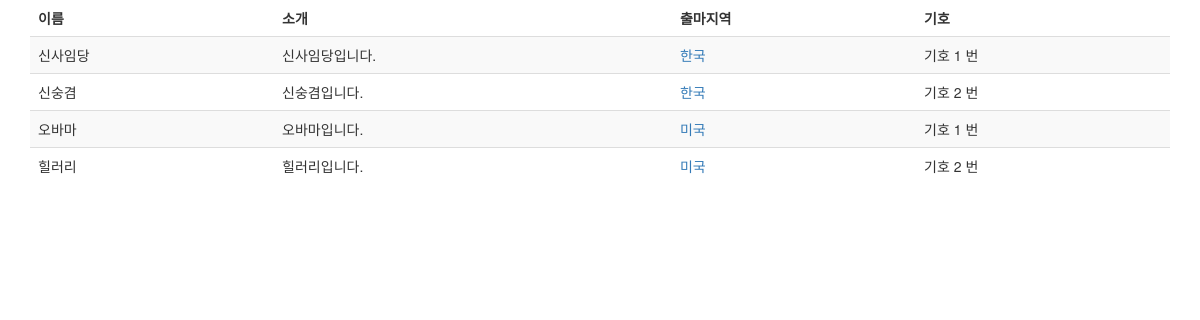
The page / on the database its author committed.
### elections/models.py (models this page shows, shortened)
class Candidate(models.Model):
    name = models.CharField(max_length=10)
    introduction = models.TextField()
    area = models.CharField(max_length=15)
    party_number = models.IntegerField(default=0)

### elections/views.py (the view)
# urls.py: url(r'^$', views.index),
def index(request):
    candidates = Candidate.objects.all()
    context = {'candidates' : candidates}
    return render(request, 'elections/index.html', context)

### elections/templates/elections/index.html (shortened to what this page needs)
<!DOCTYPE html>
<html lang="en">
<head>
  <link rel="stylesheet" href="http://maxcdn.bootstrapcdn.com/bootstrap/3.3.6/css/bootstrap.min.css">
</head>
<body>
<div class="container">
    <table class="table table-striped">
        <thead>
        <tr>
            <td><B>이름</B></td>
            <td><B>소개</B></td>
            <td><B>출마지역</B></td>
            <td><B>기호</B></td>
        </tr>
        </thead>
        <tbody>
        {% for candidate in candidates %}
        <tr>
            <td> {{ candidate.name }} </td>
            <td> {{ candidate.introduction }} </td>
            <td> <a href = "areas/{{candidate.area}}/">{{candidate.area}}</a></td>
            <td>기호 {{ candidate.party_number }} 번</td>
        </tr>
        {% endfor %}
    </table>
</body>

### rows shown on the page
Candidate: name "신사임당", introduction "신사임당입니다.", area "한국", party_number "1"
Candidate: name "신숭겸", introduction "신숭겸입니다.", area "한국", party_number "2"
Candidate: name "오바마", introduction "오바마입니다.", area "미국", party_number "1"
Candidate: name "힐러리", introduction "힐러리입니다.", area "미국", party_number "2"
